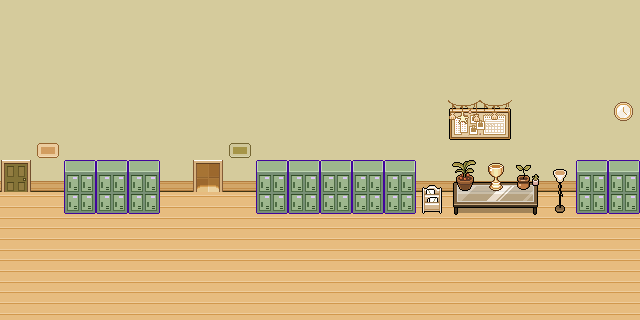

Rendered tile map (Tiled .tmx) drawn with the repository's tilesets; below, a short description and the full map source, tile grids included:
An orthogonal 20x10 tile map with 32x32 px tiles, 5 tile layers (Floor+Wall, Door 2, Door + Lockers, Decorations, ...), 2 tilesets.

<map version="1.10" tiledversion="1.10.0" orientation="orthogonal" renderorder="right-down" width="20" height="10" tilewidth="32" tileheight="32" infinite="0" nextlayerid="6" nextobjectid="1">
 <tileset firstgid="1" source="tilesets/PC Computer - Omori - Faraway Town Interior Homes Sunset.tsx" />
 <tileset firstgid="2049" source="tilesets/PC Computer - Omori - Last Resort.tsx" />
 <layer id="1" name="Floor+Wall" width="20" height="10" locked="1">
  <data encoding="csv">
6,6,6,6,6,6,6,6,6,6,6,6,6,6,6,6,6,6,6,6,
6,6,6,6,6,6,6,6,6,6,6,6,6,6,6,6,6,6,6,6,
6,6,6,6,6,6,6,6,6,6,6,6,6,6,6,6,6,6,6,6,
6,6,6,6,6,6,6,6,6,6,6,6,6,6,6,6,6,6,6,6,
6,6,6,6,6,6,6,6,6,6,6,6,6,6,6,6,6,6,6,6,
10,10,10,10,10,10,10,10,10,10,10,10,10,10,10,10,10,10,10,10,
132,132,132,132,132,132,132,132,132,132,132,132,132,132,132,132,132,132,132,132,
132,132,132,132,132,132,132,132,132,132,132,132,132,132,132,132,132,132,132,132,
132,132,132,132,132,132,132,132,132,132,132,132,132,132,132,132,132,132,132,132,
132,132,132,132,132,132,132,132,132,132,132,132,132,132,132,132,132,132,132,132
</data>
 </layer>
 <layer id="2" name="Door 2" width="20" height="10">
  <data encoding="csv">
0,0,0,0,0,0,0,0,0,0,0,0,0,0,0,0,0,0,0,0,
0,0,0,0,0,0,0,0,0,0,0,0,0,0,0,0,0,0,0,0,
0,0,0,0,0,0,0,0,0,0,0,0,0,0,0,0,0,0,0,0,
0,0,0,0,0,0,0,0,0,0,0,0,0,0,0,0,0,0,0,0,
0,0,0,0,0,0,0,0,0,0,0,0,0,0,0,0,0,0,0,0,
0,0,0,0,0,0,261,0,0,0,0,0,0,0,0,0,0,0,0,0,
0,0,0,0,0,0,0,0,0,0,0,0,0,0,0,0,0,0,0,0,
0,0,0,0,0,0,0,0,0,0,0,0,0,0,0,0,0,0,0,0,
0,0,0,0,0,0,0,0,0,0,0,0,0,0,0,0,0,0,0,0,
0,0,0,0,0,0,0,0,0,0,0,0,0,0,0,0,0,0,0,0
</data>
 </layer>
 <layer id="3" name="Door + Lockers" width="20" height="10">
  <data encoding="csv">
0,0,0,0,0,0,0,0,0,0,0,0,0,0,0,0,0,0,0,0,
0,0,0,0,0,0,0,0,0,0,0,0,0,0,0,0,0,0,0,0,
0,0,0,0,0,0,0,0,0,0,0,0,0,0,0,0,0,0,0,0,
0,0,0,0,0,0,0,0,0,0,0,0,0,0,0,0,0,0,0,0,
0,0,0,0,0,0,0,0,0,0,0,0,0,0,0,0,0,0,0,0,
260,0,2181,2181,2181,0,0,0,2181,2181,2181,2181,0,0,0,0,0,0,0,0,
0,0,2213,2213,2213,0,0,0,2213,2213,2213,2213,0,0,0,0,0,0,0,0,
0,0,0,0,0,0,0,0,0,0,0,0,0,0,0,0,0,0,0,0,
0,0,0,0,0,0,0,0,0,0,0,0,0,0,0,0,0,0,0,0,
0,0,0,0,0,0,0,0,0,0,0,0,0,0,0,0,0,0,0,0
</data>
 </layer>
 <layer id="4" name="Decorations" width="20" height="10">
  <data encoding="csv">
0,0,0,0,0,0,0,0,0,0,0,0,0,0,0,0,0,0,0,0,
0,0,0,0,0,0,0,0,0,0,0,0,0,0,0,0,0,0,0,0,
0,0,0,0,0,0,0,0,0,0,0,0,0,0,0,0,0,0,0,0,
0,0,0,0,0,0,0,0,0,0,0,0,0,0,1302,1303,0,0,0,725,
0,0,0,0,0,0,0,0,0,0,0,0,0,0,1334,1335,0,0,0,0,
0,0,0,0,0,0,0,0,0,0,0,0,0,1055,891,892,893,757,2181,2181,
0,0,0,0,0,0,0,0,0,0,0,0,0,1087,923,924,925,789,2213,2213,
0,0,0,0,0,0,0,0,0,0,0,0,0,0,0,0,0,0,0,0,
0,0,0,0,0,0,0,0,0,0,0,0,0,0,0,0,0,0,0,0,
0,0,0,0,0,0,0,0,0,0,0,0,0,0,0,0,0,0,0,0
</data>
 </layer>
 <layer id="5" name="Misc" width="20" height="10">
  <data encoding="csv">
0,0,0,0,0,0,0,0,0,0,0,0,0,0,0,0,0,0,0,0,
0,0,0,0,0,0,0,0,0,0,0,0,0,0,0,0,0,0,0,0,
0,0,0,0,0,0,0,0,0,0,0,0,0,0,0,0,0,0,0,0,
0,0,0,0,0,0,0,0,0,0,0,0,0,0,1543,1544,0,0,0,0,
0,43,0,0,0,0,0,44,0,0,0,0,0,0,0,0,0,0,0,0,
0,0,0,0,0,0,0,0,0,0,0,0,2181,0,1389,440,598,0,0,0,
0,0,0,0,0,0,0,0,0,0,0,0,2213,0,0,0,0,0,0,0,
0,0,0,0,0,0,0,0,0,0,0,0,0,0,0,0,0,0,0,0,
0,0,0,0,0,0,0,0,0,0,0,0,0,0,0,0,0,0,0,0,
0,0,0,0,0,0,0,0,0,0,0,0,0,0,0,0,0,0,0,0
</data>
 </layer>
</map>
